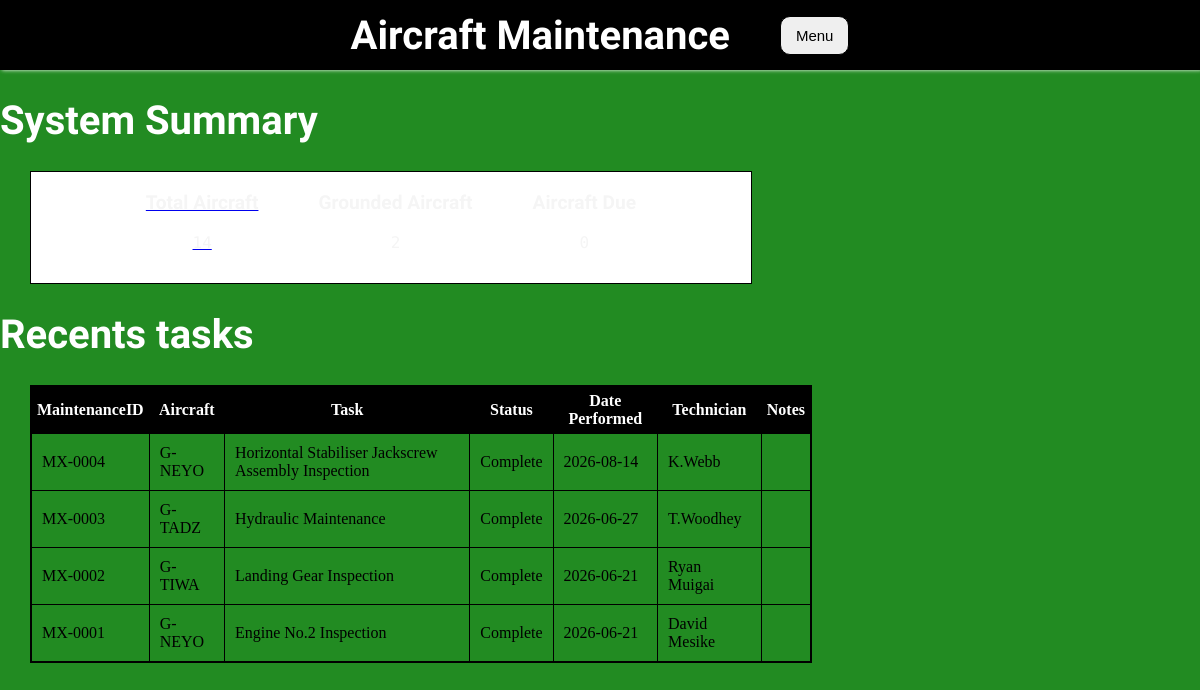
Before: / with the older database file.
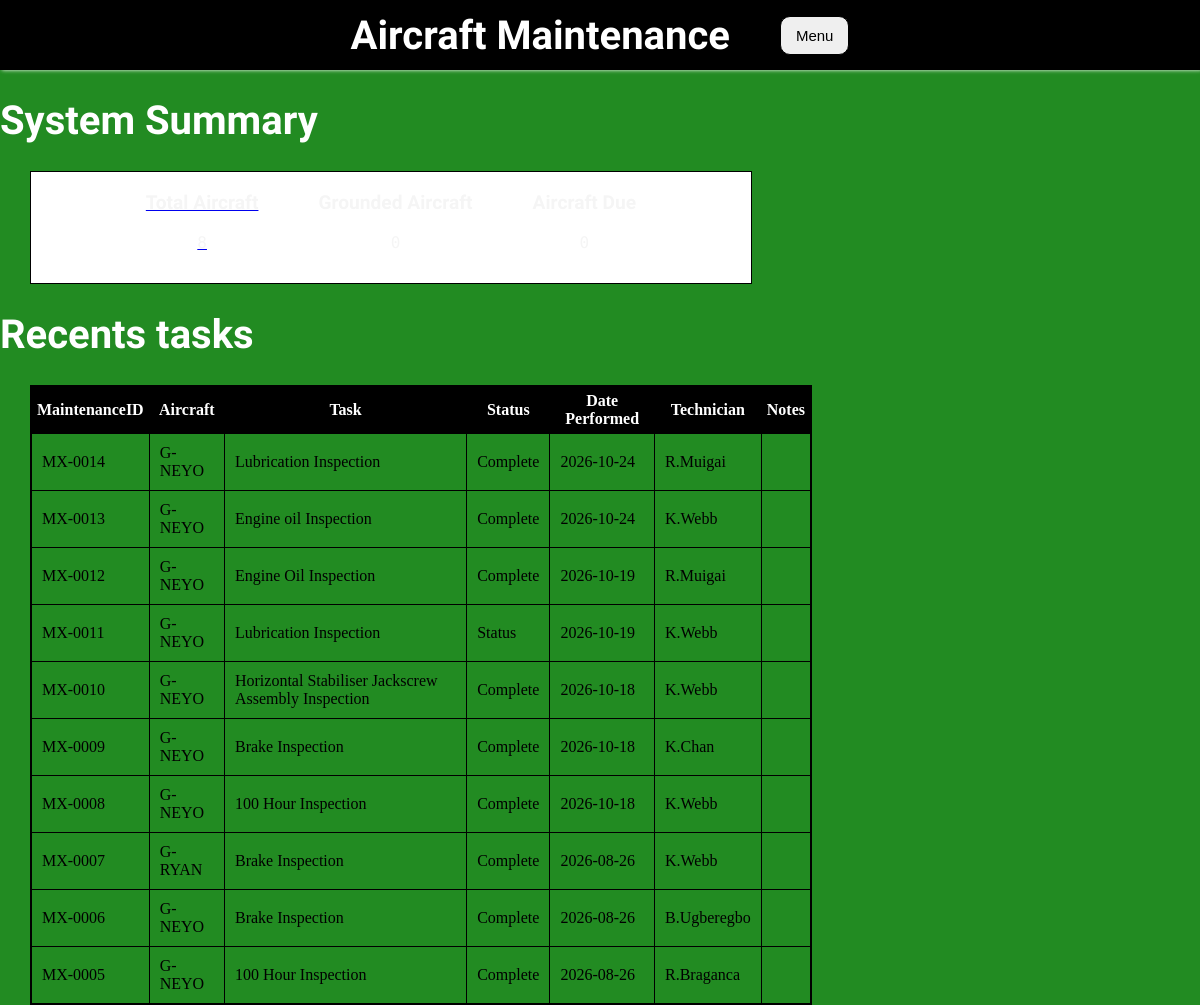
After: the same page with the newer database file.
### tables this page shows
CREATE TABLE Maintenance(
        MaintenanceID TEXT PRIMARY KEY,
        Registration TEXT,
        Task TEXT,
        Status TEXT,
        DatePerformed TEXT,
        Technician TEXT,
        Notes TEXT,
        FOREIGN KEY (Registration) REFERENCES Aircraft(Registration));

### app.py (the view)
@app.route("/") #This route is for the home page
def home():
  with sqlite3.connect("aircrafts.db") as conn:
    conn.row_factory = sqlite3.Row
    cursor = conn.cursor()
    cursor.execute("SELECT COUNT(*) FROM Aircraft")
    total_aircraft = cursor.fetchone()[0]
    cursor.execute("SELECT COUNT(*) FROM Aircraft WHERE Status ='Grounded'")
    grounded_Aircraft = cursor.fetchone()[0]
    cursor.execute("SELECT * FROM Maintenance ORDER BY rowid DESC LIMIT 10")
    recentTasks = cursor.fetchall()
    return render_template(
      "home.htm",
      total_aircraft=total_aircraft,
      grounded_Aircraft=grounded_Aircraft,
      recentTasks=recentTasks
    )

### templates/home.htm (shortened to what this page needs)
<!DOCTYPE html>
<html lang="en">
<head>
<link rel="stylesheet" href="{{ url_for('static', filename='home.css') }}">
</head>
<body>
    <div class = "navbar">
        <h1>Aircraft Maintenance</h1>
        <div class="dropdown">
            <button>Menu</button>
        </div>
    </div>
        <h1> System Summary</h1>
    <div class="overview">
       <a href="{{ url_for('aircraft')}}" class="card-a"> <div >
            <p class="head">Total Aircraft</p>
            <p class="info">{{ total_aircraft }}</p>
        </div></a>
        <div class="card-a">
            <p class="head"> Grounded Aircraft</p>
            <p class="info">{{ grounded_Aircraft }}</p>
        </div>
        <div class="card-a">
            <p class="head">Aircraft Due</p>
            <p class="info">0</p>
        </div>
    </div>
    <div class="recent-tasks">
        <h1>Recents tasks </h1>
        <div class="table-data">
        <table >
            <tr class="table-head">
                <th>MaintenanceID</th>
                <th>Aircraft</th>
                <th>Task</th>
                <th>Status</th>
                <th>Date Performed</th>
                <th>Technician</th>
                <th>Notes</th>
            </tr>
            {% for task in recentTasks %}
            <tr>
                <td>{{ task['MaintenanceID'] }}</td>
                <td>{{ task['Registration'] }}</td>
                <td>{{ task['Task'] }}</td>
                <td>{{ task['Status'] }}</td>
                <td>{{ task['DatePerformed'] }}</td>
                <td>{{ task['Technician'] }}</td>
                <td>{{ task['Note'] }}</td>
            </tr>
            {% endfor %}
        </table>
        </div>
    </div>
</body>
</html>

Changed rows visible on the page:
no longer on this page (row unchanged): Maintenance: MaintenanceID "MX-0004", Registration "G-NEYO", Task "Horizontal Stabiliser Jackscrew Assembly Inspection", Status "Complete", DatePerformed "2026-08-14", Technician "K.Webb"
no longer on this page (row unchanged): Maintenance: MaintenanceID "MX-0003", Registration "G-TADZ", Task "Hydraulic Maintenance", Status "Complete", DatePerformed "2026-06-27", Technician "T.Woodhey"
no longer on this page (row unchanged): Maintenance: MaintenanceID "MX-0002", Registration "G-TIWA", Task "Landing Gear Inspection", Status "Complete", DatePerformed "2026-06-21", Technician "Ryan Muigai"
no longer on this page (row unchanged): Maintenance: MaintenanceID "MX-0001", Registration "G-NEYO", Task "Engine No.2 Inspection", Status "Complete", DatePerformed "2026-06-21", Technician "David Mesike"
added Maintenance: MaintenanceID "MX-0014", Registration "G-NEYO", Task "Lubrication Inspection", Status "Complete", DatePerformed "2026-10-24", Technician "R.Muigai"
added Maintenance: MaintenanceID "MX-0013", Registration "G-NEYO", Task "Engine oil Inspection", Status "Complete", DatePerformed "2026-10-24", Technician "K.Webb"
added Maintenance: MaintenanceID "MX-0012", Registration "G-NEYO", Task "Engine Oil Inspection", Status "Complete", DatePerformed "2026-10-19", Technician "R.Muigai"
added Maintenance: MaintenanceID "MX-0011", Registration "G-NEYO", Task "Lubrication Inspection", Status "Status", DatePerformed "2026-10-19", Technician "K.Webb"
added Maintenance: MaintenanceID "MX-0010", Registration "G-NEYO", Task "Horizontal Stabiliser Jackscrew Assembly Inspection", Status "Complete", DatePerformed "2026-10-18", Technician "K.Webb"
added Maintenance: MaintenanceID "MX-0009", Registration "G-NEYO", Task "Brake Inspection", Status "Complete", DatePerformed "2026-10-18", Technician "K.Chan"
added Maintenance: MaintenanceID "MX-0008", Registration "G-NEYO", Task "100 Hour Inspection", Status "Complete", DatePerformed "2026-10-18", Technician "K.Webb"
added Maintenance: MaintenanceID "MX-0007", Registration "G-RYAN", Task "Brake Inspection", Status "Complete", DatePerformed "2026-08-26", Technician "K.Webb"
added Maintenance: MaintenanceID "MX-0006", Registration "G-NEYO", Task "Brake Inspection", Status "Complete", DatePerformed "2026-08-26", Technician "B.Ugberegbo"
added Maintenance: MaintenanceID "MX-0005", Registration "G-NEYO", Task "100 Hour Inspection", Status "Complete", DatePerformed "2026-08-26", Technician "R.Braganca"
Other visible differences:
{{ total_aircraft }}: "14" → "8"
